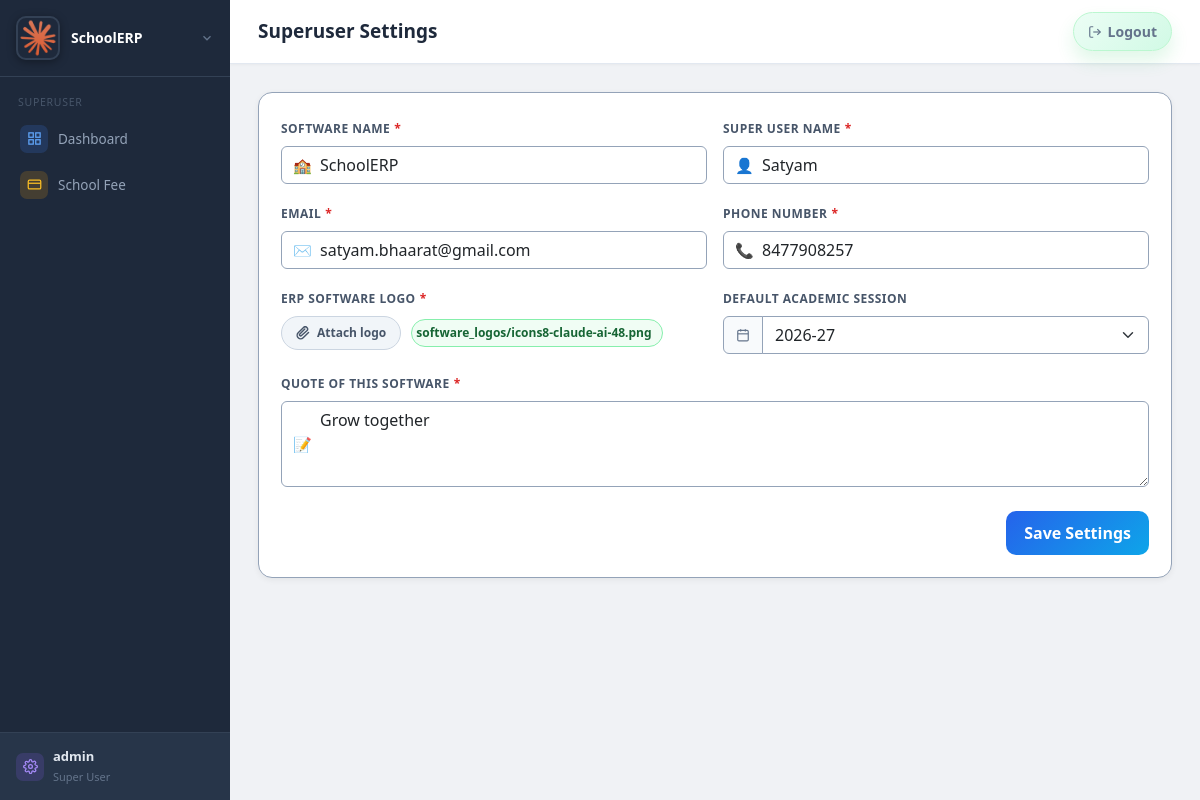
/super/settings/ (signed in), run on an earlier commit of the app's database.
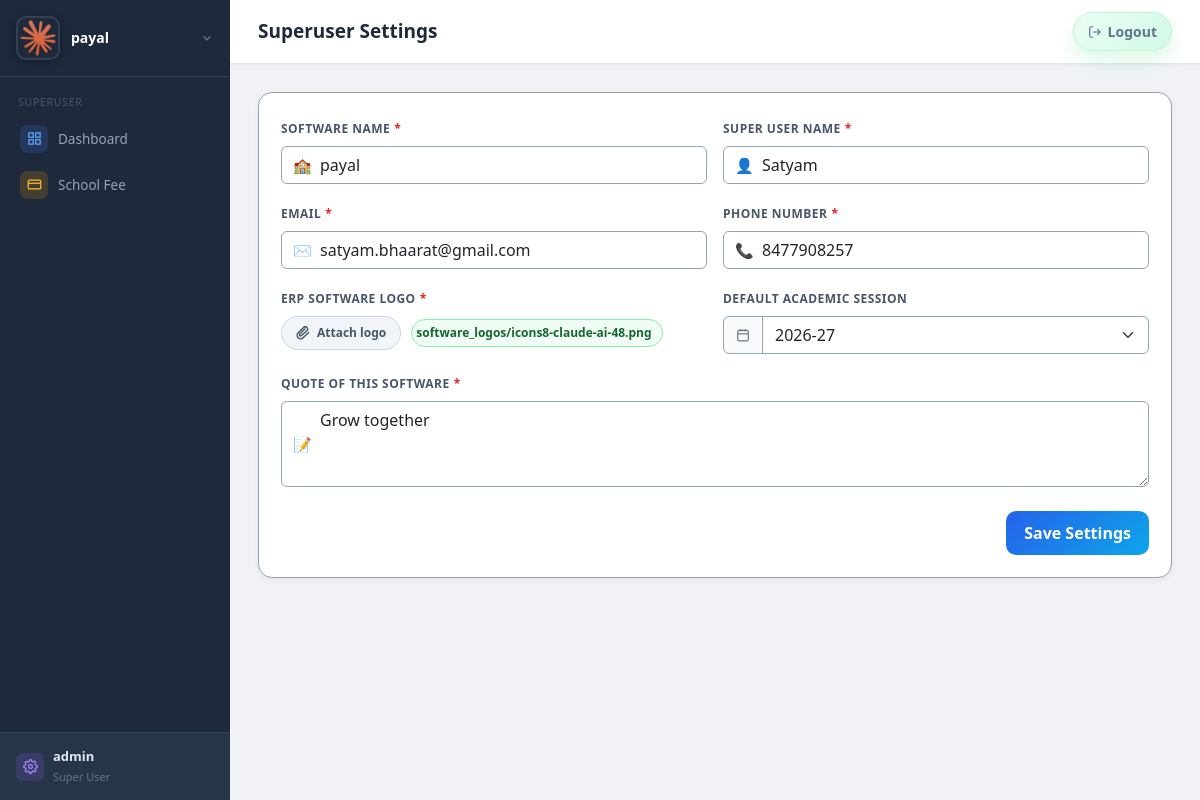
And on a later commit of the database.
### core/models.py (models this page shows, shortened)
class SuperUserSettings(models.Model):
    software_name = models.CharField(max_length=150, default='SchoolERP')
    superuser_name = models.CharField(max_length=150, blank=True)
    superuser_email = models.EmailField(blank=True)
    superuser_phone = models.CharField(max_length=20, blank=True)
    logo = models.ImageField(upload_to='software_logos/', blank=True, null=True)
    organization_address = models.TextField(blank=True)
    notes = models.TextField(blank=True)
    default_session = models.CharField(max_length=20, blank=True, default='',
                                       help_text='Default academic session shown on superuser dashboard and school fee pages.')
    updated_at = models.DateTimeField(auto_now=True)
    @classmethod
    def get_solo(cls):
        obj = cls.objects.order_by('pk').first()
        if obj:
            return obj
        return cls.objects.create()

### core/views.py (the view)
# urls.py: path('super/settings/', views.super_settings, name='super_settings'),
@super_only
def super_settings(request):
    settings_obj = SuperUserSettings.get_solo()
    if request.method == 'POST':
        form = SuperUserSettingsForm(request.POST, request.FILES, instance=settings_obj)
        if form.is_valid():
            instance = form.save(commit=False)
            if not request.FILES.get('logo'):
                instance.logo = settings_obj.logo
            raw_session = request.POST.get('default_session', '').strip()
            instance.default_session = raw_session
            instance.save()
            settings_obj = SuperUserSettings.get_solo()
            messages.success(request, 'Settings saved successfully.')
            return redirect('super_settings')
        else:
            messages.error(request, 'Could not save settings. Please check the highlighted fields.')
    else:
        form = SuperUserSettingsForm(instance=settings_obj)
    session_choices = get_academic_session_choices(past_years=5, future_years=10)
    saved_session = settings_obj.default_session or ''
    if saved_session and saved_session not in [v for v, _ in session_choices]:
        session_choices.insert(0, (saved_session, saved_session))
    return render(request, 'superuser/settings.html', {
        'form': form,
        'settings_obj': settings_obj,
        'session_choices': session_choices,
        'selected_session': saved_session,
    })

### core/context_processors.py (called while the page is built)
def software_branding(request):
    try:
        app_settings = SuperUserSettings.get_solo()
    except (OperationalError, ProgrammingError):
        app_settings = None
    return {
        'app_settings': app_settings,
        'current_tenant': getattr(request, 'tenant', None),
    }

### core/models.py (called while the page is built)
    def is_super(self):
        return self.role == self.SUPERUSER

### core/session_utils.py (called while the page is built)
def get_session_start_year(reference_date=None, session_start_month='april'):
    date_obj = reference_date or timezone.localdate()
    start_cal = MONTH_TO_CAL.get(session_start_month, 4)
    return date_obj.year if date_obj.month >= start_cal else date_obj.year - 1

def format_academic_session(start_year):
    return f"{start_year}-{(start_year + 1) % 100:02d}"

def get_academic_session_choices(past_years=2, future_years=10, reference_date=None, session_start_month='april'):
    start_year = get_session_start_year(reference_date, session_start_month)
    return [
        (format_academic_session(start_year + offset), format_academic_session(start_year + offset))
        for offset in range(-past_years, future_years + 1)
    ]

### templates/superuser/settings.html (shortened to what this page needs)
{% extends 'base.html' %}
{% block page_title %}Superuser Settings{% endblock %}
{% block content %}
<div class="ss-wrap">
  <div class="ss-card">
    <div class="ss-body">
      <form method="post" enctype="multipart/form-data" class="row g-3">
        <div class="col-md-6">
          <label class="form-label">Software Name<span class="required">*</span></label>
          <div class="field-wrap">
            <span class="field-icon">🏫</span>
            {{ form.software_name }}
          </div>
        </div>
        <div class="col-md-6">
          <label class="form-label">Super User Name<span class="required">*</span></label>
          <div class="field-wrap">
            <span class="field-icon">👤</span>
            {{ form.superuser_name }}
          </div>
        </div>
        <div class="col-md-6">
          <label class="form-label">Email<span class="required">*</span></label>
          <div class="field-wrap">
            <span class="field-icon">✉️</span>
            {{ form.superuser_email }}
          </div>
        </div>
        <div class="col-md-6">
          <label class="form-label">Phone Number<span class="required">*</span></label>
          <div class="field-wrap">
            <span class="field-icon">📞</span>
            {{ form.superuser_phone }}
          </div>
        </div>
        <div class="col-md-6">
          <label class="form-label">ERP Software Logo<span class="required">*</span></label>
          <div class="logo-attach-row">
            <span class="logo-attach-btn" onclick="document.getElementById('logo-input').click()">
              <svg width="14" height="14" viewBox="0 0 24 24" fill="none" stroke="currentColor" stroke-width="2.5" stroke-linecap="round" stroke-linejoin="round"><path d="M21.44 11.05l-9.19 9.19a6 6 0 01-8.49-8.49l9.19-9.19a4 4 0 015.66 5.66L9.42 16.4a2 2 0 01-2.83-2.83l8.49-8.48"/></svg>
              Attach logo
            </span>
            {% if settings_obj.logo %}
            <div class="logo-chip">
              <span class="logo-chip-name">{{ settings_obj.logo.name }}</span>
            </div>
            {% endif %}
          </div>
        </div>
        <div class="col-md-6">
          <label class="form-label">Default Academic Session</label>
          <div class="input-group field-group">
            <span class="input-group-text">
              <svg width="14" height="14" fill="none" stroke="currentColor" stroke-width="2" viewBox="0 0 24 24"><rect x="3" y="4" width="18" height="18" rx="2"/><line x1="16" y1="2" x2="16" y2="6"/><line x1="8" y1="2" x2="8" y2="6"/><line x1="3" y1="10" x2="21" y2="10"/></svg>
            </span>
            <select name="default_session" id="id_default_session" class="form-select">
              {% for val, label in session_choices %}
                <option value="{{ val }}" {% if val == selected_session %}selected{% endif %}>{{ label }}</option>
              {% endfor %}
            </select>
          </div>
        </div>
        <div class="col-md-12">
          <label class="form-label">Quote of this software<span class="required">*</span></label>
          <div class="field-wrap">
            <span class="field-icon">📝</span>
            {{ form.organization_address }}
          </div>
        </div>
        <div class="col-12 d-flex justify-content-end pt-2">
          <button type="submit" class="btn btn-save">Save Settings</button>
        </div>
      </form>
    </div>
  </div>
</div>
{% endblock %}

### templates/base.html (shortened to what the changed rows need)
{% load static %}
<!DOCTYPE html>
<html lang="en">
<head>
<link rel="stylesheet" href="{% static 'css/style.css' %}">
<link rel="stylesheet" href="https://cdn.jsdelivr.net/npm/bootstrap@5.3.3/dist/css/bootstrap.min.css">
</head>
<body>
<div class="sidebar">
  <div class="brand" id="brand-profile">
    <button type="button" class="brand-trigger" onclick="toggleBrandProfile(event)" aria-expanded="false" aria-controls="brand-profile-menu">
      <div class="brand-inner">
        {% if app_settings and app_settings.logo %}
          <img src="{{ app_settings.logo.url }}" alt="{{ app_settings.software_name|default:'SchoolERP' }}" class="brand-logo">
        {% else %}
          <div class="brand-logo-fallback">
            <svg width="22" height="22" fill="none" stroke="#fff" stroke-width="2" viewBox="0 0 24 24"><path d="M3 9l9-7 9 7v11a2 2 0 0 1-2 2H5a2 2 0 0 1-2-2z"/><polyline points="9 22 9 12 15 12 15 22"/></svg>
          </div>
        {% endif %}
        <div class="brand-text">
          <div class="brand-name">{{ app_settings.software_name|default:'SchoolERP' }}</div>
        </div>
        <svg class="brand-chevron" width="14" height="14" fill="none" stroke="currentColor" stroke-width="2.2" viewBox="0 0 24 24"><polyline points="6 9 12 15 18 9"/></svg>
      </div>
    </button>
  </div>
</div>
<div class="main">
  <div class="topbar">
    <h1>{% block page_title %}Dashboard{% endblock %}</h1>
  </div>
  <div class="content">
    {% block content %}{% endblock %}
  </div>
</div>
</body>
</html>

What changed in the data, as far as the page shows it:
changed SuperUserSettings "software_logos/icons8-claude-ai-48.png": software_name "SchoolERP" → "payal"
